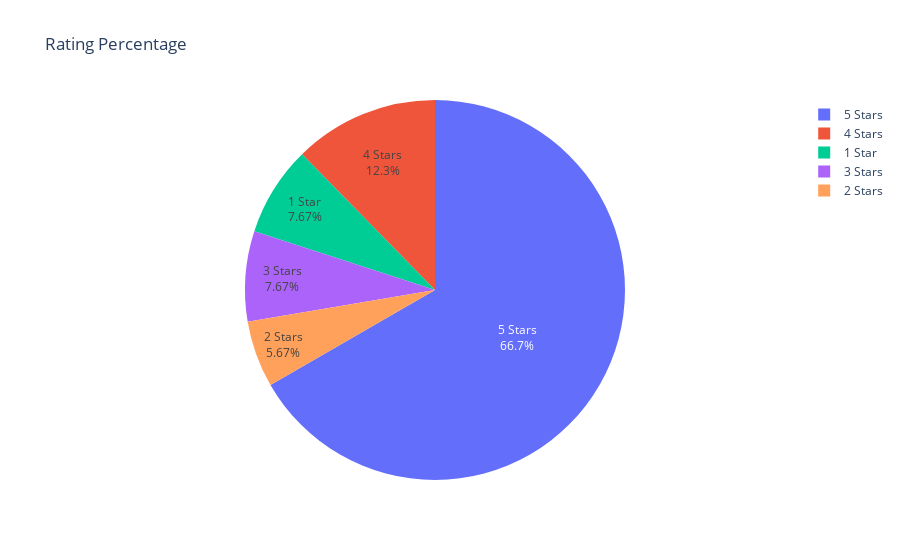

Here is the notebook cell this chart was saved with:
### Markdown cell above
## Rating Percentage

### Code cell
fig = px.pie(df_rating, values='count', names='rating',
             title='Rating Percentage',
             hover_data=['rating'], 
             labels={'count':'count'})

fig.update_traces(textposition='inside', textinfo='percent+label')
fig.write_image('plots/rating-percentage.png')
fig.show()

### Figure 1 — Plotly figure (JSON) as saved in the notebook; plotly's stock layout.template omitted (floating-point values rounded to 4 significant figures)
{"data": [{"customdata": [["1 Star"], ["2 Stars"], ["3 Stars"], ["4 Stars"], ["5 Stars"]], "domain": {"x": [0, 1], "y": [0, 1]}, "hovertemplate": "rating=%{label}<br>count=%{value}<extra></extra>", "labels": ["1 Star", "2 Stars", "3 Stars", "4 Stars", "5 Stars"], "legendgroup": "", "name": "", "showlegend": true, "textinfo": "percent+label", "textposition": "inside", "type": "pie", "values": [23, 17, 23, 37, 200]}], "layout": {"legend": {"tracegroupgap": 0}, "title": {"text": "Rating Percentage"}}}
